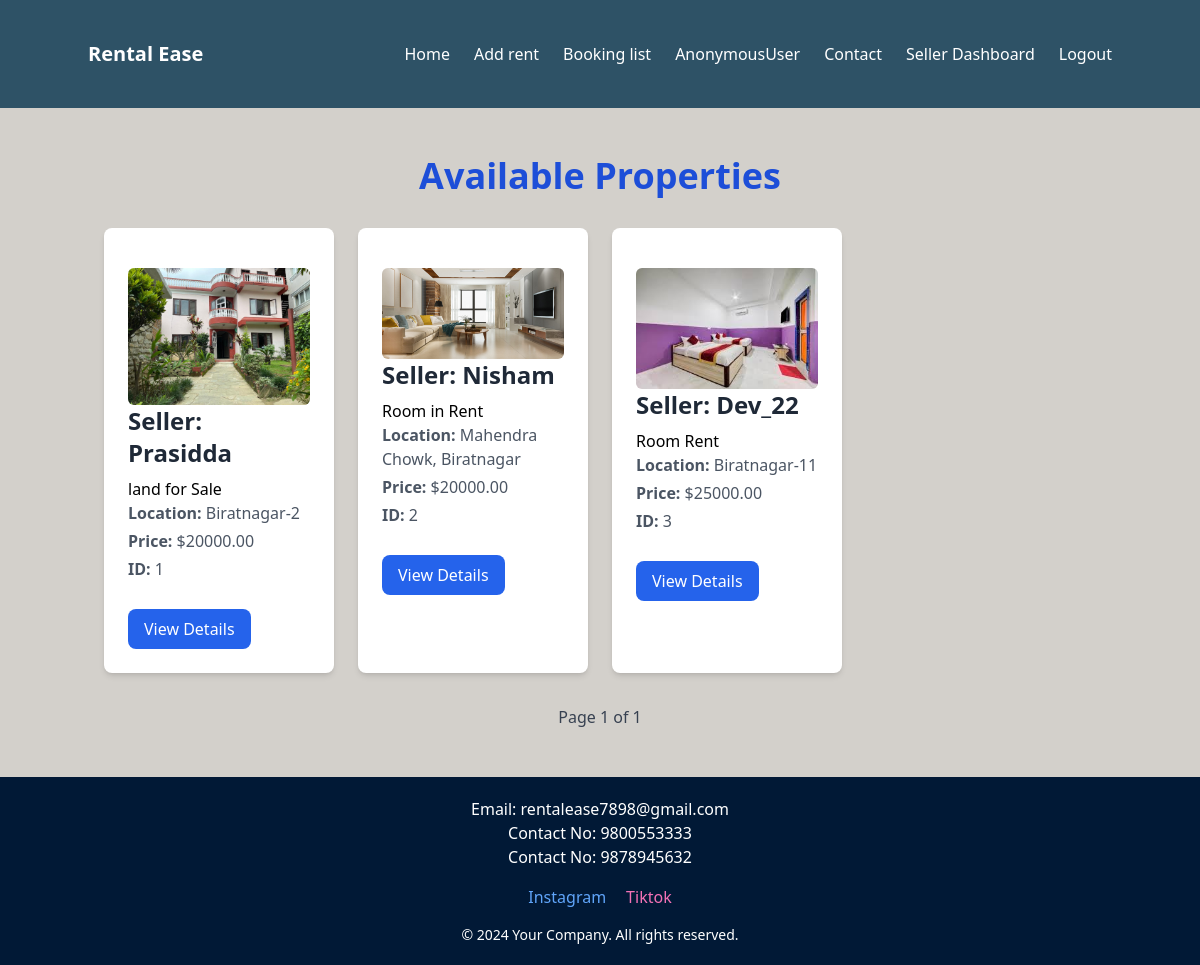
Page /property on the earlier database version.
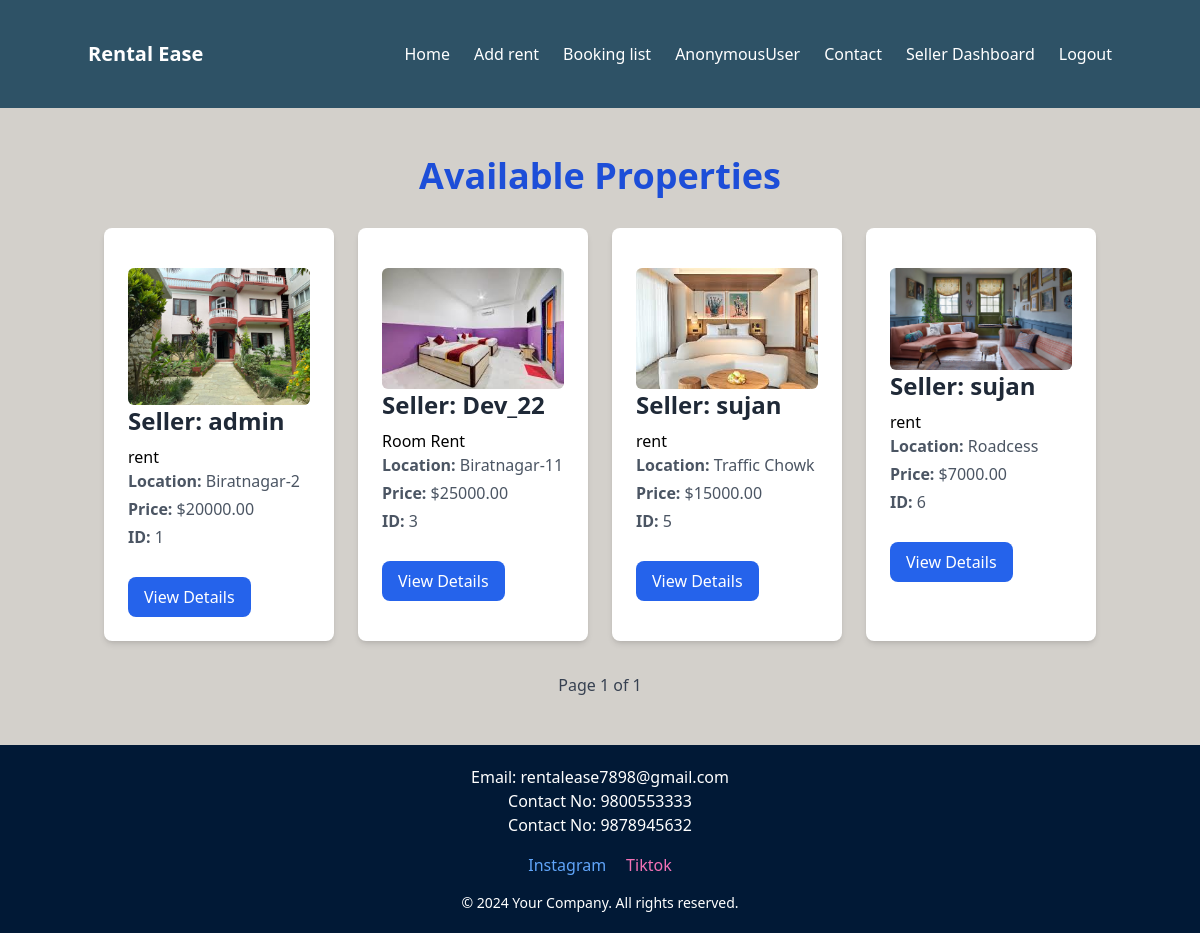
Same page on the later database version.
### app/models.py (models this page shows, shortened)
class Property(models.Model):
    seller = models.ForeignKey(User, on_delete=models.CASCADE, related_name='properties',default=True)
    title = models.CharField(max_length=255)
    description = models.TextField()
    price = models.DecimalField(max_digits=10, decimal_places=2)
    location = models.CharField(max_length=255)
    approval_status = models.CharField(
        max_length=10,
        choices=[('approved', 'Approved'), ('rejected', 'Rejected'), ('pending', 'Pending')],
        default='pending'
    )
    is_available = models.BooleanField(default=True)
    is_booked = models.BooleanField(default=False)
    image = models.ImageField(upload_to='property_images/', blank=True, null=True)
    slug = models.SlugField(unique=True, blank=True)  # Unique slug for the property

### app/views.py (the view)
# urls.py: path('property', Properties, name='allproperties'),
def Properties(request):
    property=Property.objects.filter(is_booked=False)
    paginator = Paginator(property, 4)  # Show 4 properties per page
    page_number = request.GET.get('page')  # Get the page number from URL
    page_obj = paginator.get_page(page_number)  # Get the corresponding page object
    context={
        'property':property,
        'page_obj':page_obj
    }
    return render(request,'property.html',context)

### app/templates/property.html (shortened to what this page needs)
{% extends 'navbar_footer.html' %} {% block content %}
<body class="bg-[#D3D0CBFF] font-sans">
  <div class="container mx-auto px-4 py-12">
    <h1 class="text-4xl font-bold text-blue-700 text-center mb-8">
      Available Properties
    </h1>
    <div class="grid gap-6 md:grid-cols-2 lg:grid-cols-4">
      {% if page_obj.object_list %} {% for item in page_obj.object_list %}
      <div
        class="bg-white rounded-lg shadow-md p-6 transform hover:scale-105 transition duration-300"
      >
      {% if item.image %}
      <img
        src="{{ item.image.url }}"
        alt="{{ item.title }}"
        class="mt-4 rounded-md max-w-full max-h-30 object-contain"
      />
      {% else %}
      <div
        class="mt-4 rounded-md max-w-full max-h-30 bg-gray-200 flex items-center justify-center"
      >
        <span class="text-gray-500">No Image Available</span>
      </div>
      {% endif %}
        <h2 class="text-2xl font-semibold text-gray-800 mb-2">
          Seller: {{ item.seller }}
        </h2>
        <a href="{% if item.slug %}{% url 'property_detail' slug=item.slug %}{% else %}#{% endif %}">
          {{ item.title }}
        </a>
        <p class="text-gray-600 mb-1">
          <strong>Location:</strong> {{ item.location }}
        </p>
        <p class="text-gray-600 mb-1">
          <strong>Price:</strong> ${{ item.price }}
        </p>
        <p class="text-gray-600 mb-3"><strong>ID:</strong> {{ item.id }}</p>
        <a
          href="{% url 'book_property' item.id %}"
          class="inline-block bg-blue-600 text-white py-2 px-4 rounded-lg hover:bg-blue-700 transition duration-300 mt-4"
        >
          View Details
        </a>
      </div>
      {% endfor %} {% else %}
      <p class="text-center text-gray-500 col-span-full">
        No properties available at the moment.
      </p>
      {% endif %}
    </div>
    <div class="flex justify-center mt-8">
      <div class="flex items-center space-x-4">
        <span class="text-gray-700 font-medium">
          Page {{ page_obj.number }} of {{ page_obj.paginator.num_pages }}
        </span>
      </div>
    </div>
    </div>
  </div>
</body>
{% endblock %}

Differences in the rows shown:
removed Property: image (picture), seller "Nisham", title "Room in Rent", location "Mahendra Chowk, Biratnagar", price "20000.00", id "2"
changed Property "Biratnagar-2": seller "Prasidda" → "admin"; title "land for Sale" → "rent"
added Property: image (picture), seller "sujan", title "rent", location "Traffic Chowk", price "15000.00", id "5"
added Property: image (picture), seller "sujan", title "rent", location "Roadcess", price "7000.00", id "6"
